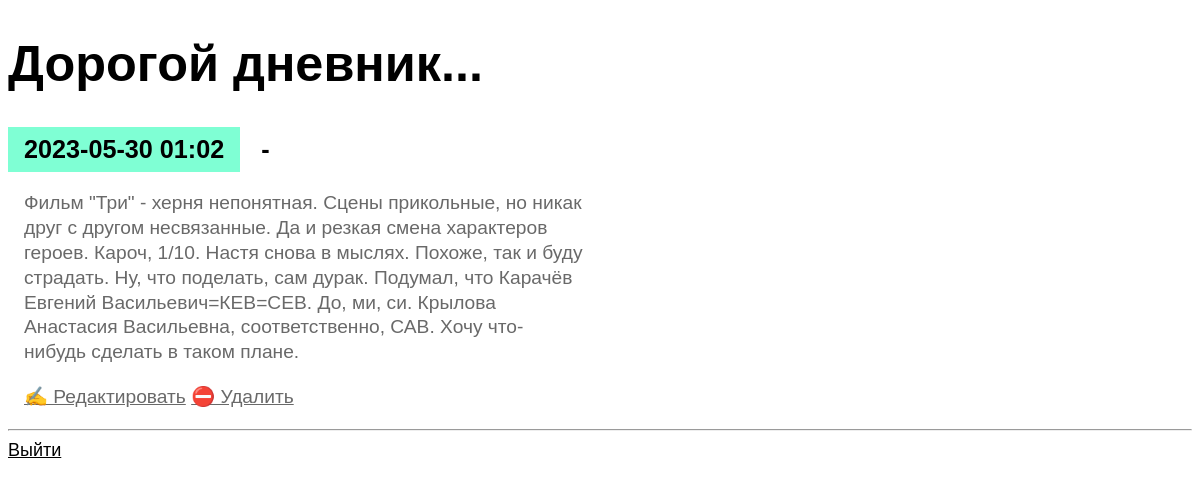
The app's page /entry/5/ (signed in) with its own data.
### entries/models.py (models this page shows, shortened)
class Entry(models.Model):
    title = models.CharField(max_length=200, verbose_name='Название')
    content = models.TextField(verbose_name='Текст записи')
    date_created = models.DateTimeField(auto_now_add=True, verbose_name='Дата создания')
    class Meta:
        verbose_name_plural = 'Записи'

### entries/views.py (the view)
# urls.py: path('entry/<int:pk>/', views.EntryDetailView.as_view(), name='entry-detail'),
class EntryDetailView(LockedView, DetailView):
    model = Entry

### templates/entries/entry_detail.html
{% extends "base.html" %}
{% block content %}
    <article>
        <h2>{{ entry.date_created|date:'Y-m-d H:i' }}</h2>
        <h3>{{ entry.title }}</h3>
        <p>{{ entry.content }}</p>
    </article>
    <p>
        <a href="{% url 'entry-update' entry.id %}">✍️ Редактировать</a>
        <a href="{% url 'entry-delete' entry.id %}">⛔️ Удалить</a>
    </p>
{% endblock %}

### entries/static/css/diary.css (style rules this page uses)
* { box-sizing: border-box; }
body { font-family: sans-serif; font-size: 18px; }
a { color: inherit; }
h2, h3 { font-size: 1.4em; margin: 0; display: inline-block; padding: 0.5rem 1rem; vertical-align: top; }
h2 { background-color: aquamarine; }
article { margin-bottom: 0.5rem; }
p { font-size: 1.2rem; padding-left: 1rem; line-height: 1.3em; max-width: 36rem; color: dimgray; }

### records on screen
Entry: date_created "2023-05-30 01:02", title "-", content "Фильм \"Три\" - херня непонятная. Сцены прикольные, но никак друг с другом несвязанные. Да и резкая смена характеров героев. Кароч, 1/10. Настя снова в мыслях. Похоже, так и буду страдать. Ну, что поделать, сам дурак. Подумал, что Карачёв Евгений Васильевич=КЕВ=CEB. До, ми, си. Крылова Анастасия Васильевна, соответственно, САВ. Хочу что-нибудь сделать в таком плане."
